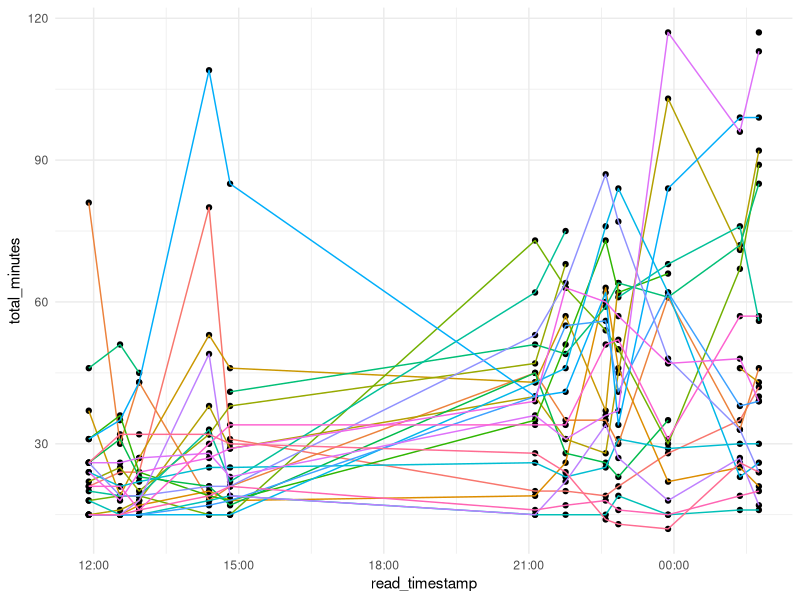

Write the R code that produced this figure.
## ---- chunk 1
library(tidyverse)
## ---- chunk 2
er_wait_times <- read_csv("waittimes_record.csv")
## ---- chunk 3
er_wait_times %>% 
  ggplot(aes(x = read_timestamp, y = total_minutes)) + 
  geom_point() +
  geom_line(aes(color = site_labels)) + 
  theme_minimal() +
  theme(legend.position = "none")
